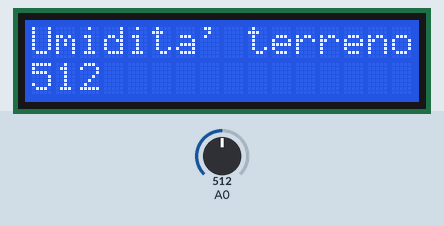
A sketch run on a simulated Arduino Uno, built with avr-gcc and run on an emulated ATmega328P. Shown: 16×2 character LCD. Inputs (shaded band) come from the test bench; at power-on: A0 = 512.

Above: at 1.2 s.
1.3 s: A0 set to 716
At 6.7 s:
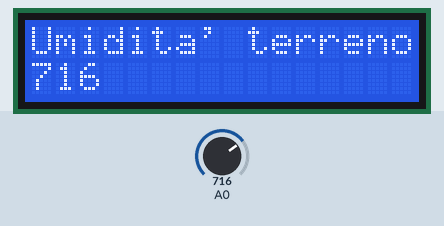
12.1 s: A0 set to 900
At 16.4 s:
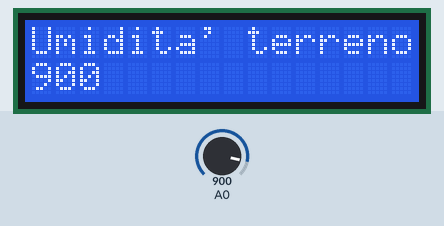
22.4 s: A0 set to 1023
At 27.3 s:
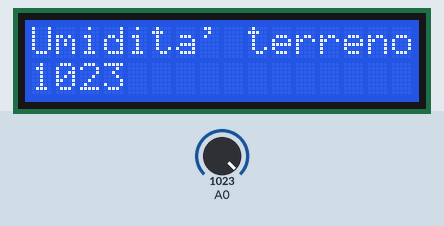
Timing chart, 0 to 28.8 s (numbered marks = the images above; inputs shaded):
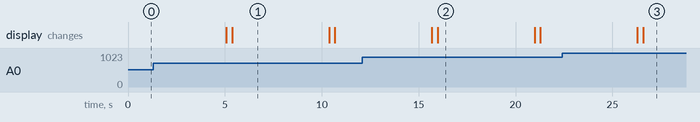

The sketch:

sketch_jul08a.ino
```cpp
#include <LiquidCrystal.h>
#include "DHT.h"

#define DHTPIN 8
#define DHTTYPE DHT11

//const int soglia_dracworm = 300;

int fotoR = A2;
int valore_fotoR = 0;
int dracworm = A0;

DHT dht(DHTPIN, DHTTYPE);

LiquidCrystal lcd(12, 11, 5, 4, 3, 2);

byte newChar[8] = {
        B00110,
        B01001,
        B01001,
        B00110,
        B00000,
        B00000,
        B00000,
        B00000
};

void setup() {
  Serial.begin(9600);
  // analogReference(EXTERNAL); // indichiamo al converrtitore AD che deve impiegare la tensione su AREF come valore di riferimento per la conversione
  lcd.createChar(0, newChar);
  lcd.begin(16, 2); // impostiamo numero di colonne e righe
  dht.begin();
  pinMode(fotoR, INPUT);
  pinMode(A0, INPUT);
}

void loop() {
  //CIAONE();
  //temperatura(dht.readTemperature());
  //umidita(dht.readHumidity());
  //luminosita();
  a();
}
void CIAONE(){
  lcd.print("CIAONE!");

  delay(3000);
  lcd.clear();
  delay(300);
}


int temperatura(int t){
  lcd.print("Temperatura : ");
  lcd.setCursor(0, 1);
  lcd.print(t);
  lcd.write((int)0);
  lcd.print("C");

  delay(5000);
  lcd.clear();
  delay(300);
}

int umidita(int u){
  lcd.print("Umidita' : ");
  lcd.setCursor(0, 1);
  lcd.print(u);
  lcd.print("%");

  delay(5000);
  lcd.clear();
  delay(300);
}

int luminosita(){
  int V = analogRead(fotoR);
  int L = V/100;
  Serial.println(V);
  lcd.print("Luminosita' : ");
  lcd.setCursor(0, 1);
  lcd.print(L);
  lcd.print(" Lux");

  delay(5000);
  lcd.clear();
  delay(300);
}

int a(){
  int ut = analogRead(A0);
  lcd.print("Umidita' terreno : ");
  lcd.setCursor(0, 1);
  lcd.print(ut);

  delay(5000);
  lcd.clear();
  delay(300);
}
```

Measured:
- after the input at 1.3 s, the display: first differs from a run without the input after 4.1 s (image 1)
- after the input at 12.1 s, the display: first differs from a run without the input after 3.9 s (image 2)
- after the input at 22.4 s, the display: first differs from a run without the input after 4.2 s (image 3)
- what the display in image 1 shows lasts 5.0 s, from 5.4 s to 10.4 s
